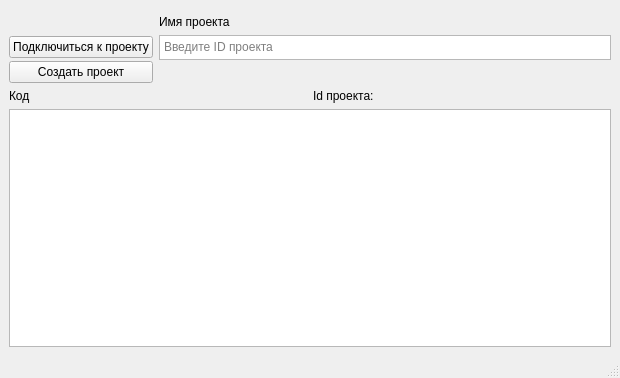
<?xml version="1.0" encoding="UTF-8"?>
<ui version="4.0">
 <class>MainWindow</class>
 <widget class="QMainWindow" name="MainWindow">
  <property name="geometry">
   <rect>
    <x>0</x>
    <y>0</y>
    <width>620</width>
    <height>378</height>
   </rect>
  </property>
  <property name="windowTitle">
   <string>MainWindow</string>
  </property>
  <widget class="QWidget" name="centralwidget">
   <layout class="QVBoxLayout" name="verticalLayout_2">
    <item>
     <layout class="QGridLayout" name="gridLayout_3">
      <property name="sizeConstraint">
       <enum>QLayout::SetFixedSize</enum>
      </property>
      <property name="verticalSpacing">
       <number>1</number>
      </property>
      <item row="1" column="1">
       <widget class="QTextEdit" name="idProject">
        <property name="maximumSize">
         <size>
          <width>16777215</width>
          <height>25</height>
         </size>
        </property>
        <property name="placeholderText">
         <string>Введите ID проекта</string>
        </property>
       </widget>
      </item>
      <item row="0" column="1">
       <widget class="QLabel" name="label">
        <property name="maximumSize">
         <size>
          <width>16777215</width>
          <height>25</height>
         </size>
        </property>
        <property name="text">
         <string>Имя проекта</string>
        </property>
       </widget>
      </item>
      <item row="1" column="0">
       <widget class="QPushButton" name="connectProjectButton">
        <property name="text">
         <string>Подключиться к проекту</string>
        </property>
       </widget>
      </item>
      <item row="2" column="0">
       <widget class="QPushButton" name="createProjectButton">
        <property name="text">
         <string>Создать проект</string>
        </property>
       </widget>
      </item>
     </layout>
    </item>
    <item>
     <layout class="QGridLayout" name="gridLayout">
      <item row="0" column="0">
       <layout class="QVBoxLayout" name="verticalLayout"/>
      </item>
      <item row="0" column="1">
       <layout class="QVBoxLayout" name="verticalLayout_3">
        <item>
         <layout class="QHBoxLayout" name="horizontalLayout">
          <item>
           <widget class="QLabel" name="label_2">
            <property name="text">
             <string>Код</string>
            </property>
           </widget>
          </item>
          <item>
           <widget class="QLabel" name="idProjectLabel">
            <property name="text">
             <string>Id проекта:</string>
            </property>
           </widget>
          </item>
         </layout>
        </item>
        <item>
         <widget class="QTextEdit" name="codeText">
          <property name="maximumSize">
           <size>
            <width>16777215</width>
            <height>16777215</height>
           </size>
          </property>
         </widget>
        </item>
       </layout>
      </item>
     </layout>
    </item>
   </layout>
  </widget>
  <widget class="QMenuBar" name="menubar">
   <property name="geometry">
    <rect>
     <x>0</x>
     <y>0</y>
     <width>620</width>
     <height>22</height>
    </rect>
   </property>
  </widget>
  <widget class="QStatusBar" name="statusbar"/>
 </widget>
 <resources/>
 <connections/>
</ui>
